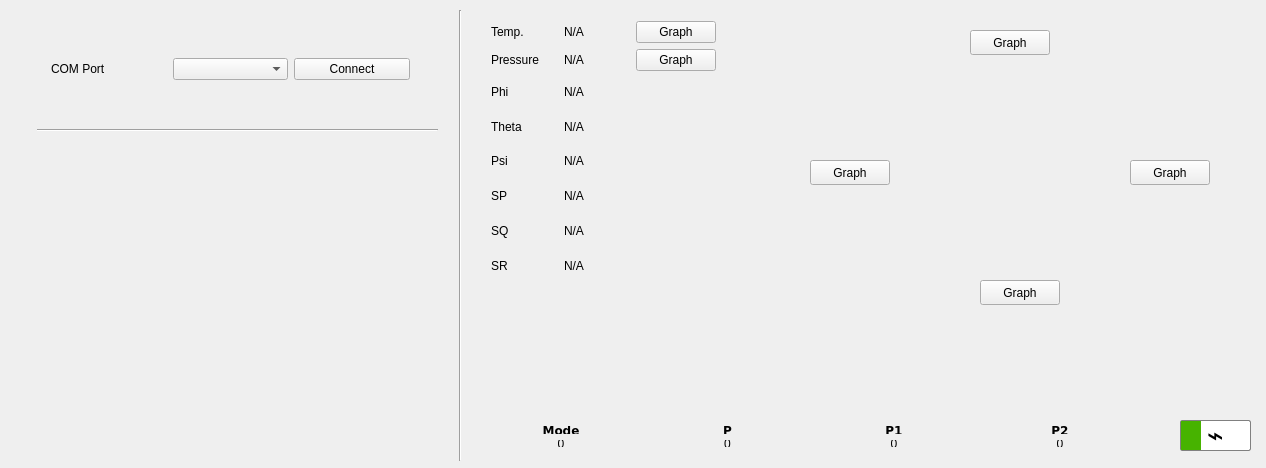
<?xml version="1.0" encoding="UTF-8"?>
<ui version="4.0">
 <class>CockPit</class>
 <widget class="QMainWindow" name="CockPit">
  <property name="geometry">
   <rect>
    <x>0</x>
    <y>0</y>
    <width>1266</width>
    <height>468</height>
   </rect>
  </property>
  <property name="windowTitle">
   <string>CockPit</string>
  </property>
  <property name="toolTip">
   <string/>
  </property>
  <property name="styleSheet">
   <string notr="true">QProgressBar::chunk {
     background-color: green;
 }</string>
  </property>
  <widget class="QWidget" name="centralWidget">
   <widget class="QWidget" name="layoutWidget">
    <property name="geometry">
     <rect>
      <x>40</x>
      <y>10</y>
      <width>381</width>
      <height>20</height>
     </rect>
    </property>
    <layout class="QGridLayout" name="gridLayout">
     <item row="0" column="0">
      <widget class="QLabel" name="label_3">
       <property name="styleSheet">
        <string notr="true"/>
       </property>
       <property name="text">
        <string>Status:</string>
       </property>
       <property name="textFormat">
        <enum>Qt::PlainText</enum>
       </property>
      </widget>
     </item>
     <item row="0" column="1">
      <widget class="QLabel" name="status_lbl">
       <property name="text">
        <string>Not Connected</string>
       </property>
       <property name="alignment">
        <set>Qt::AlignCenter</set>
       </property>
      </widget>
     </item>
    </layout>
   </widget>
   <widget class="QWidget" name="layoutWidget">
    <property name="geometry">
     <rect>
      <x>40</x>
      <y>40</y>
      <width>381</width>
      <height>58</height>
     </rect>
    </property>
    <layout class="QGridLayout" name="gridLayout_2">
     <item row="0" column="2">
      <widget class="QComboBox" name="comboBox"/>
     </item>
     <item row="0" column="0">
      <widget class="QLabel" name="label">
       <property name="text">
        <string>COM Port</string>
       </property>
      </widget>
     </item>
     <item row="0" column="3">
      <widget class="QPushButton" name="pushButton">
       <property name="text">
        <string>Connect</string>
       </property>
      </widget>
     </item>
    </layout>
   </widget>
   <widget class="Line" name="line">
    <property name="geometry">
     <rect>
      <x>450</x>
      <y>10</y>
      <width>20</width>
      <height>451</height>
     </rect>
    </property>
    <property name="orientation">
     <enum>Qt::Vertical</enum>
    </property>
   </widget>
   <widget class="Line" name="line_2">
    <property name="geometry">
     <rect>
      <x>37</x>
      <y>120</y>
      <width>401</width>
      <height>20</height>
     </rect>
    </property>
    <property name="orientation">
     <enum>Qt::Horizontal</enum>
    </property>
   </widget>
   <widget class="QWidget" name="layoutWidget">
    <property name="geometry">
     <rect>
      <x>480</x>
      <y>10</y>
      <width>247</width>
      <height>281</height>
     </rect>
    </property>
    <layout class="QGridLayout" name="gridLayout_3">
     <item row="2" column="0">
      <widget class="QLabel" name="label_12">
       <property name="text">
        <string>Phi</string>
       </property>
      </widget>
     </item>
     <item row="6" column="0">
      <widget class="QLabel" name="label_16">
       <property name="text">
        <string>SQ</string>
       </property>
      </widget>
     </item>
     <item row="3" column="0">
      <widget class="QLabel" name="label_13">
       <property name="text">
        <string>Theta</string>
       </property>
      </widget>
     </item>
     <item row="1" column="0">
      <widget class="QLabel" name="pres_label">
       <property name="text">
        <string>Pressure</string>
       </property>
      </widget>
     </item>
     <item row="0" column="2">
      <widget class="QPushButton" name="temp_graph">
       <property name="text">
        <string>Graph</string>
       </property>
       <attribute name="buttonGroup">
        <string notr="true">buttonGroup</string>
       </attribute>
      </widget>
     </item>
     <item row="5" column="0">
      <widget class="QLabel" name="label_15">
       <property name="text">
        <string>SP</string>
       </property>
      </widget>
     </item>
     <item row="0" column="0">
      <widget class="QLabel" name="temp_label">
       <property name="text">
        <string>Temp.</string>
       </property>
      </widget>
     </item>
     <item row="1" column="1">
      <widget class="QLabel" name="pres_data">
       <property name="text">
        <string>N/A</string>
       </property>
      </widget>
     </item>
     <item row="1" column="2">
      <widget class="QPushButton" name="pres_graph">
       <property name="text">
        <string>Graph</string>
       </property>
       <attribute name="buttonGroup">
        <string notr="true">buttonGroup</string>
       </attribute>
      </widget>
     </item>
     <item row="4" column="0">
      <widget class="QLabel" name="label_14">
       <property name="text">
        <string>Psi</string>
       </property>
      </widget>
     </item>
     <item row="0" column="1">
      <widget class="QLabel" name="temp_data">
       <property name="text">
        <string>N/A</string>
       </property>
      </widget>
     </item>
     <item row="7" column="0">
      <widget class="QLabel" name="label_17">
       <property name="text">
        <string>SR</string>
       </property>
      </widget>
     </item>
     <item row="2" column="1">
      <widget class="QLabel" name="phi_value">
       <property name="text">
        <string>N/A</string>
       </property>
      </widget>
     </item>
     <item row="3" column="1">
      <widget class="QLabel" name="theta_value">
       <property name="text">
        <string>N/A</string>
       </property>
      </widget>
     </item>
     <item row="4" column="1">
      <widget class="QLabel" name="psi_value">
       <property name="text">
        <string>N/A</string>
       </property>
      </widget>
     </item>
     <item row="5" column="1">
      <widget class="QLabel" name="sp_value">
       <property name="text">
        <string>N/A</string>
       </property>
      </widget>
     </item>
     <item row="6" column="1">
      <widget class="QLabel" name="sq_value">
       <property name="text">
        <string>N/A</string>
       </property>
      </widget>
     </item>
     <item row="7" column="1">
      <widget class="QLabel" name="sr_value">
       <property name="text">
        <string>N/A</string>
       </property>
      </widget>
     </item>
    </layout>
   </widget>
   <widget class="QLabel" name="label_2">
    <property name="geometry">
     <rect>
      <x>900</x>
      <y>60</y>
      <width>231</width>
      <height>221</height>
     </rect>
    </property>
    <property name="text">
     <string/>
    </property>
    <property name="pixmap">
     <pixmap resource="resources.qrc">:/images/drone.png</pixmap>
    </property>
    <property name="scaledContents">
     <bool>true</bool>
    </property>
   </widget>
   <widget class="QPushButton" name="pitch_graph">
    <property name="geometry">
     <rect>
      <x>970</x>
      <y>30</y>
      <width>80</width>
      <height>25</height>
     </rect>
    </property>
    <property name="text">
     <string>Graph</string>
    </property>
    <attribute name="buttonGroup">
     <string notr="true">buttonGroup</string>
    </attribute>
   </widget>
   <widget class="QPushButton" name="roll_graph">
    <property name="geometry">
     <rect>
      <x>1130</x>
      <y>160</y>
      <width>80</width>
      <height>25</height>
     </rect>
    </property>
    <property name="text">
     <string>Graph</string>
    </property>
    <attribute name="buttonGroup">
     <string notr="true">buttonGroup</string>
    </attribute>
   </widget>
   <widget class="QPushButton" name="yaw_graph">
    <property name="geometry">
     <rect>
      <x>980</x>
      <y>280</y>
      <width>80</width>
      <height>25</height>
     </rect>
    </property>
    <property name="text">
     <string>Graph</string>
    </property>
    <attribute name="buttonGroup">
     <string notr="true">buttonGroup</string>
    </attribute>
   </widget>
   <widget class="QPushButton" name="lift_graph">
    <property name="geometry">
     <rect>
      <x>810</x>
      <y>160</y>
      <width>80</width>
      <height>25</height>
     </rect>
    </property>
    <property name="text">
     <string>Graph</string>
    </property>
    <attribute name="buttonGroup">
     <string notr="true">buttonGroup</string>
    </attribute>
   </widget>
   <widget class="QProgressBar" name="batteryBar">
    <property name="geometry">
     <rect>
      <x>1180</x>
      <y>420</y>
      <width>71</width>
      <height>31</height>
     </rect>
    </property>
    <property name="font">
     <font>
      <pointsize>21</pointsize>
     </font>
    </property>
    <property name="styleSheet">
     <string notr="true">QProgressBar {
     border: 1px solid grey;
     border-radius: 2px;
     background-color: #black;
 }

 QProgressBar::chunk {
     background-color: #47b300;
     width: 20px;
 }</string>
    </property>
    <property name="maximum">
     <number>1000</number>
    </property>
    <property name="value">
     <number>100</number>
    </property>
    <property name="alignment">
     <set>Qt::AlignCenter</set>
    </property>
    <property name="invertedAppearance">
     <bool>false</bool>
    </property>
    <property name="format">
     <string>⌁</string>
    </property>
   </widget>
   <widget class="QWidget" name="layoutWidget">
    <property name="geometry">
     <rect>
      <x>470</x>
      <y>415</y>
      <width>681</width>
      <height>43</height>
     </rect>
    </property>
    <layout class="QGridLayout" name="gridLayout_4">
     <item row="1" column="3">
      <widget class="QLabel" name="label_11">
       <property name="text">
        <string>0</string>
       </property>
       <property name="alignment">
        <set>Qt::AlignCenter</set>
       </property>
      </widget>
     </item>
     <item row="0" column="3">
      <widget class="QLabel" name="label_10">
       <property name="font">
        <font>
         <family>DejaVu Sans</family>
         <pointsize>9</pointsize>
         <weight>75</weight>
         <bold>true</bold>
        </font>
       </property>
       <property name="text">
        <string>P2</string>
       </property>
       <property name="alignment">
        <set>Qt::AlignCenter</set>
       </property>
      </widget>
     </item>
     <item row="0" column="2">
      <widget class="QLabel" name="label_8">
       <property name="font">
        <font>
         <family>DejaVu Sans</family>
         <pointsize>9</pointsize>
         <weight>75</weight>
         <bold>true</bold>
        </font>
       </property>
       <property name="text">
        <string>P1</string>
       </property>
       <property name="alignment">
        <set>Qt::AlignCenter</set>
       </property>
      </widget>
     </item>
     <item row="1" column="1">
      <widget class="QLabel" name="label_7">
       <property name="text">
        <string>0</string>
       </property>
       <property name="alignment">
        <set>Qt::AlignCenter</set>
       </property>
      </widget>
     </item>
     <item row="1" column="2">
      <widget class="QLabel" name="label_9">
       <property name="text">
        <string>0</string>
       </property>
       <property name="alignment">
        <set>Qt::AlignCenter</set>
       </property>
      </widget>
     </item>
     <item row="1" column="0">
      <widget class="QLabel" name="label_5">
       <property name="text">
        <string>0</string>
       </property>
       <property name="alignment">
        <set>Qt::AlignCenter</set>
       </property>
      </widget>
     </item>
     <item row="0" column="1">
      <widget class="QLabel" name="label_6">
       <property name="font">
        <font>
         <family>DejaVu Sans</family>
         <pointsize>9</pointsize>
         <weight>75</weight>
         <bold>true</bold>
        </font>
       </property>
       <property name="text">
        <string>P</string>
       </property>
       <property name="alignment">
        <set>Qt::AlignCenter</set>
       </property>
      </widget>
     </item>
     <item row="0" column="0">
      <widget class="QLabel" name="label_4">
       <property name="font">
        <font>
         <family>DejaVu Sans</family>
         <pointsize>9</pointsize>
         <weight>75</weight>
         <bold>true</bold>
        </font>
       </property>
       <property name="text">
        <string>Mode</string>
       </property>
       <property name="alignment">
        <set>Qt::AlignCenter</set>
       </property>
      </widget>
     </item>
    </layout>
   </widget>
  </widget>
 </widget>
 <layoutdefault spacing="6" margin="11"/>
 <resources>
  <include location="resources.qrc"/>
 </resources>
 <connections/>
 <buttongroups>
  <buttongroup name="buttonGroup"/>
 </buttongroups>
</ui>
